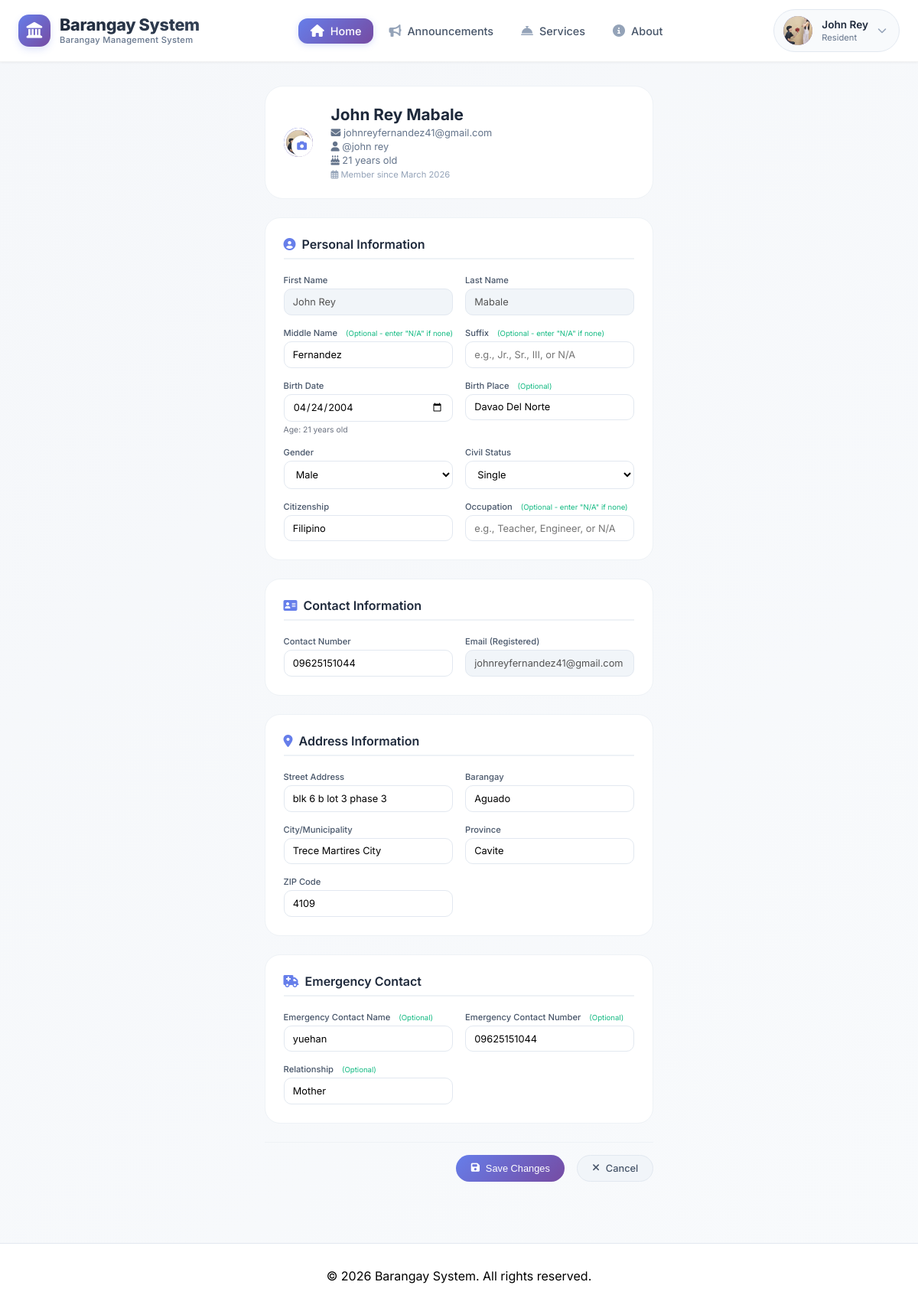
The app's page /resident/profile.php (signed in) with its own data.
### tables this page shows
CREATE TABLE `users` (
  `id` int(11) NOT NULL,
  `username` varchar(50) NOT NULL,
  `email` varchar(100) NOT NULL,
  `profile_pic` varchar(255) DEFAULT NULL,
  `password` varchar(255) NOT NULL,
  `first_name` varchar(50) DEFAULT NULL,
  `last_name` varchar(50) DEFAULT NULL,
  `address` text DEFAULT NULL,
  `contact_number` varchar(20) DEFAULT NULL,
  `user_type` enum('resident','admin') DEFAULT 'resident',
  `is_online` tinyint(1) DEFAULT 0,
  `last_activity` timestamp NOT NULL DEFAULT current_timestamp() ON UPDATE current_timestamp(),
  `created_at` timestamp NOT NULL DEFAULT current_timestamp(),
  `is_verified` tinyint(1) DEFAULT 0,
  `status` varchar(20) DEFAULT 'active',
  `last_login` datetime DEFAULT NULL,
  `last_login_ip` varchar(45) DEFAULT NULL
);

CREATE TABLE `resident_info` (
  `id` int(11) NOT NULL,
  `user_id` int(11) DEFAULT NULL,
  `birth_date` date DEFAULT NULL,
  `age` int(11) DEFAULT NULL,
  `gender` enum('male','female','other') DEFAULT NULL,
  `civil_status` enum('single','married','widowed','separated') DEFAULT NULL,
  `occupation` varchar(100) DEFAULT NULL,
  `monthly_income` decimal(10,2) DEFAULT NULL,
  `household_count` int(11) DEFAULT NULL,
  `emergency_contact_name` varchar(100) DEFAULT NULL,
  `emergency_contact_number` varchar(20) DEFAULT NULL,
  `updated_at` timestamp NOT NULL DEFAULT current_timestamp() ON UPDATE current_timestamp(),
  `middle_name` varchar(100) DEFAULT NULL,
  `suffix` varchar(20) DEFAULT NULL,
  `birth_place` varchar(255) DEFAULT NULL,
  `citizenship` varchar(100) DEFAULT 'Filipino',
  `contact_number` varchar(20) DEFAULT NULL,
  `address` varchar(255) DEFAULT NULL,
  `barangay` varchar(100) DEFAULT NULL,
  `city` varchar(100) DEFAULT NULL,
  `province` varchar(100) DEFAULT NULL,
  `zip_code` varchar(10) DEFAULT NULL,
  `emergency_contact_relation` varchar(100) DEFAULT NULL
);

### resident/profile.php (the view, shortened to what the rows shown need)
<?php
$database = new Database();
$db = $database->getConnection();
$user_query = "SELECT id, username, first_name, last_name, email, profile_pic, created_at, contact_number, address
               FROM users WHERE id = :user_id";
$user_stmt = $db->prepare($user_query);
$user_stmt->bindParam(':user_id', $_SESSION['user_id']);
$user_stmt->execute();
$user = $user_stmt->fetch(PDO::FETCH_ASSOC);
$info_query = "SELECT * FROM resident_info WHERE user_id = :user_id";
$info_stmt = $db->prepare($info_query);
$info_stmt->bindParam(':user_id', $_SESSION['user_id']);
$info_stmt->execute();
$resident_info = $info_stmt->fetch(PDO::FETCH_ASSOC);
$calculated_age = null;
if (!empty($resident_info['birth_date']) && $resident_info['birth_date'] != '0000-00-00') {
    $birth = new DateTime($resident_info['birth_date']);
    $today = new DateTime('today');
    $calculated_age = $birth->diff($today)->y;
}
$age = !empty($resident_info['age']) ? $resident_info['age'] : $calculated_age;
$contact_number = !empty($resident_info['contact_number']) ? $resident_info['contact_number'] : ($user['contact_number'] ?? '');
$address = !empty($resident_info['address']) ? $resident_info['address'] : ($user['address'] ?? '');
?>
<!DOCTYPE html>
<html lang="en">
<head>
    <link rel="stylesheet" href="https://cdnjs.cloudflare.com/ajax/libs/font-awesome/6.4.0/css/all.min.css">
</head>
<body>
    <?php include '../includes/header.php'; ?>
    <div class="profile-container">
        <div class="profile-header">
            <div class="profile-info">
                <h1><?php echo htmlspecialchars($user['first_name'] . ' ' . ($user['last_name'] ?? '')); ?></h1>
                <p><i class="fas fa-envelope"></i> <?php echo htmlspecialchars($user['email']); ?></p>
                <p><i class="fas fa-user"></i> @<?php echo htmlspecialchars($user['username']); ?></p>
                <?php if ($age): ?>
                <p><i class="fas fa-birthday-cake"></i> <?php echo $age; ?> years old</p>
                <?php endif; ?>
                <div class="member-since">
                    <i class="far fa-calendar-alt"></i> Member since <?php echo date('F Y', strtotime($user['created_at'])); ?>
                </div>
            </div>
        </div>
        <form method="POST" action="">
            <div class="form-section">
                <div class="form-grid">
                    <div class="form-group">
                        <label>First Name</label>
                        <input type="text" class="form-control" value="<?php echo htmlspecialchars($user['first_name']); ?>" disabled>
                    </div>
                    <div class="form-group">
                        <label>Last Name</label>
                        <input type="text" class="form-control" value="<?php echo htmlspecialchars($user['last_name'] ?? ''); ?>" disabled>
                    </div>
                    <div class="form-group">
                        <label>Middle Name <span class="optional-note">(Optional - enter "N/A" if none)</span></label>
                        <input type="text" class="form-control" name="middle_name" value="<?php echo htmlspecialchars($resident_info['middle_name'] ?? ''); ?>" placeholder="Enter your middle name or N/A">
                    </div>
                    <div class="form-group">
                        <label>Birth Date <?php if (empty($resident_info['birth_date'] ?? '')): ?><span class="required">*</span><?php endif; ?></label>
                        <input type="date" class="form-control <?php echo empty($resident_info['birth_date'] ?? '') ? 'missing' : ''; ?>" name="birth_date" value="<?php echo htmlspecialchars($resident_info['birth_date'] ?? ''); ?>" onchange="calculateAge(this.value)">
                        <small id="ageDisplay" style="display: block; margin-top: 4px; font-size: 0.65rem; color: #6b7280;">
                            <?php if ($age): ?>Age: <?php echo $age; ?> years old<?php endif; ?>
                        </small>
                    </div>
                    <div class="form-group">
                        <label>Birth Place <span class="optional-note">(Optional)</span></label>
                        <input type="text" class="form-control" name="birth_place" value="<?php echo htmlspecialchars($resident_info['birth_place'] ?? ''); ?>" placeholder="City, Province">
                    </div>
                    <div class="form-group">
                        <label>Gender <?php if (empty($resident_info['gender'] ?? '')): ?><span class="required">*</span><?php endif; ?></label>
                        <select class="form-control <?php echo empty($resident_info['gender'] ?? '') ? 'missing' : ''; ?>" name="gender">
                            <option value="male" <?php echo ($resident_info['gender'] ?? '') == 'male' ? 'selected' : ''; ?>>Male</option>
                        </select>
                    </div>
                    <div class="form-group">
                        <label>Civil Status <?php if (empty($resident_info['civil_status'] ?? '')): ?><span class="required">*</span><?php endif; ?></label>
                        <select class="form-control <?php echo empty($resident_info['civil_status'] ?? '') ? 'missing' : ''; ?>" name="civil_status">
                            <option value="single" <?php echo ($resident_info['civil_status'] ?? '') == 'single' ? 'selected' : ''; ?>>Single</option>
                        </select>
                    </div>
                    <div class="form-group">
                        <label>Citizenship</label>
                        <input type="text" class="form-control" name="citizenship" value="<?php echo htmlspecialchars($resident_info['citizenship'] ?? 'Filipino'); ?>">
                    </div>
                </div>
            </div>
            <div class="form-section">
                <div class="form-grid">
                    <div class="form-group">
                        <label>Contact Number <?php if (empty($contact_number)): ?><span class="required">*</span><?php endif; ?></label>
                        <input type="tel" class="form-control <?php echo empty($contact_number) ? 'missing' : ''; ?>" name="contact_number" value="<?php echo htmlspecialchars($contact_number); ?>" placeholder="0912 345 6789">
                    </div>
                    <div class="form-group">
                        <label>Email (Registered)</label>
                        <input type="email" class="form-control" value="<?php echo htmlspecialchars($user['email']); ?>" disabled>
                    </div>
                </div>
            </div>
            <div class="form-section">
                <div class="form-grid">
                    <div class="form-group">
                        <label>Street Address <?php if (empty($address)): ?><span class="required">*</span><?php endif; ?></label>
                        <input type="text" class="form-control <?php echo empty($address) ? 'missing' : ''; ?>" name="address" value="<?php echo htmlspecialchars($address); ?>" placeholder="House/Unit No., Street">
                    </div>
                    <div class="form-group">
                        <label>Barangay</label>
                        <input type="text" class="form-control" name="barangay" value="<?php echo htmlspecialchars($resident_info['barangay'] ?? ''); ?>" placeholder="Your barangay">
                    </div>
                    <div class="form-group">
                        <label>City/Municipality</label>
                        <input type="text" class="form-control" name="city" value="<?php echo htmlspecialchars($resident_info['city'] ?? ''); ?>" placeholder="City or Municipality">
                    </div>
                    <div class="form-group">
                        <label>Province</label>
                        <input type="text" class="form-control" name="province" value="<?php echo htmlspecialchars($resident_info['province'] ?? ''); ?>" placeholder="Province">
                    </div>
                    <div class="form-group">
                        <label>ZIP Code</label>
                        <input type="text" class="form-control" name="zip_code" value="<?php echo htmlspecialchars($resident_info['zip_code'] ?? ''); ?>" placeholder="ZIP Code">
                    </div>
                </div>
            </div>
            <div class="form-section">
                <div class="form-grid">
                    <div class="form-group">
                        <label>Emergency Contact Name <span class="optional-note">(Optional)</span></label>
                        <input type="text" class="form-control" name="emergency_contact_name" value="<?php echo htmlspecialchars($resident_info['emergency_contact_name'] ?? ''); ?>" placeholder="Full name">
                    </div>
                    <div class="form-group">
                        <label>Emergency Contact Number <span class="optional-note">(Optional)</span></label>
                        <input type="tel" class="form-control" name="emergency_contact_number" value="<?php echo htmlspecialchars($resident_info['emergency_contact_number'] ?? ''); ?>" placeholder="Contact number">
                    </div>
                    <div class="form-group">
                        <label>Relationship <span class="optional-note">(Optional)</span></label>
                        <input type="text" class="form-control" name="emergency_contact_relation" value="<?php echo htmlspecialchars($resident_info['emergency_contact_relation'] ?? ''); ?>" placeholder="e.g., Parent, Spouse, Sibling">
                    </div>
                </div>
            </div>
        </form>
    </div>
    <?php include '../includes/footer.php'; ?>
</body>
</html>

### includes/header.php (shortened to what the rows shown need)
<?php
$user_data = null;
if (isset($_SESSION['user_id'])) {
    try {
        $database = new Database();
        $db = $database->getConnection();
        $query = "SELECT id, username, first_name, last_name, email, profile_pic FROM users WHERE id = :user_id";
        $stmt = $db->prepare($query);
        $stmt->bindParam(':user_id', $_SESSION['user_id']);
        $stmt->execute();
        $user_data = $stmt->fetch(PDO::FETCH_ASSOC);
        $check_table = "SHOW TABLES LIKE 'resident_info'";
        $table_check = $db->prepare($check_table);
        $table_check->execute();
        if ($table_check->rowCount() > 0) {
            $info_query = "SELECT * FROM resident_info WHERE user_id = :user_id";
            $info_stmt = $db->prepare($info_query);
            $info_stmt->bindParam(':user_id', $_SESSION['user_id']);
            $info_stmt->execute();
            $resident_info = $info_stmt->fetch(PDO::FETCH_ASSOC);
        }
    } catch (Exception $e) {
    }
}
?>
<!DOCTYPE html>
<html lang="en">
<head>
    <link rel="stylesheet" href="https://cdnjs.cloudflare.com/ajax/libs/font-awesome/6.4.0/css/all.min.css">
</head>
<body>
<nav class="modern-navbar" id="navbar">
    <div class="nav-container">
        <div class="header-right">
            <?php if (isset($_SESSION['user_id'])): ?>
                <div class="dropdown" id="profileDropdown">
                    <button class="profile-btn" id="profileBtn" type="button" aria-label="Profile menu">
                        <div class="profile-avatar">
                            <?php if (isset($user_data['profile_pic']) && !empty($user_data['profile_pic'])): ?>
                                <img src="/testweb/uploads/profiles/<?php echo htmlspecialchars($user_data['profile_pic']); ?>" alt="Profile">
                            <?php else: ?>
                                <i class="fas fa-user"></i>
                            <?php endif; ?>
                        </div>
                        <div class="profile-info">
                            <div class="profile-name">
                                <?php
                                if (isset($user_data['first_name'])) {
                                    echo htmlspecialchars($user_data['first_name']);
                                } elseif (isset($_SESSION['user_name'])) {
                                    echo htmlspecialchars(explode(' ', $_SESSION['user_name'])[0]);
                                } else {
                                    echo 'Resident';
                                }
                                ?>
                            </div>
                            <div class="profile-role">Resident</div>
                        </div>
                    </button>
                </div>
            <?php endif; ?>
        </div>
    </div>
</nav>

### records on screen
users: profile_pic (picture), first_name "John Rey", first_name+last_name "John Rey Mabale", email "johnreyfernandez41@gmail.com", username "john rey", created_at "March 2026", last_name "Mabale"
resident_info: age "21", middle_name "Fernandez", birth_date "04/24/2004", birth_place "Davao Del Norte", gender "Male", civil_status "Single", citizenship "Filipino", contact_number "09625151044", address "blk 6 b lot 3 phase 3", barangay "Aguado", city "Trece Martires City", province "Cavite", zip_code "4109", emergency_contact_name "yuehan", emergency_contact_number "09625151044", emergency_contact_relation "Mother"
